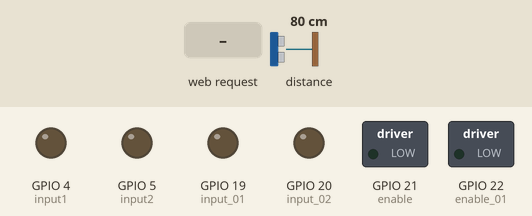
A sketch run on a simulated ESP32. Parts: switched loads named in the sketch (green lamp = pin HIGH), output pins drawn as LEDs (lit = HIGH). The inputs (shaded band) are chosen by the test bench; at power-on: distance to the obstacle 80 cm. What the sketch prints to the serial monitor is not drawn.

Above: at 4.2 s.
4.3 s: HTTP request GET /forward received
At 5.2 s:
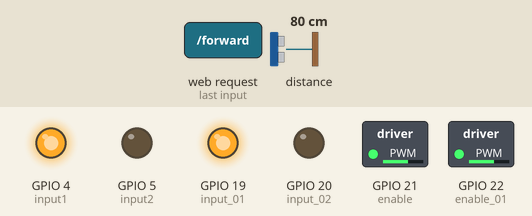
5.8 s: HTTP request GET /backward received
At 6.6 s:
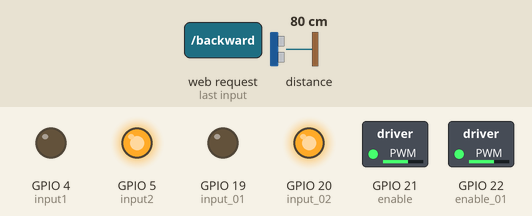
7.3 s: HTTP request GET /right received
At 8.3 s:
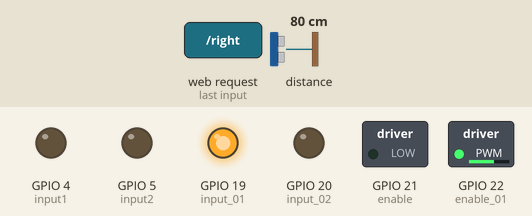
8.8 s: HTTP request GET /left received
At 10.1 s:
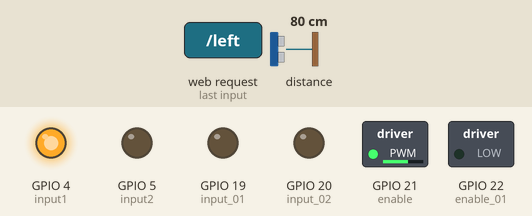
Timing chart, 0 to 11.3 s (numbered marks = the images above; inputs shaded):
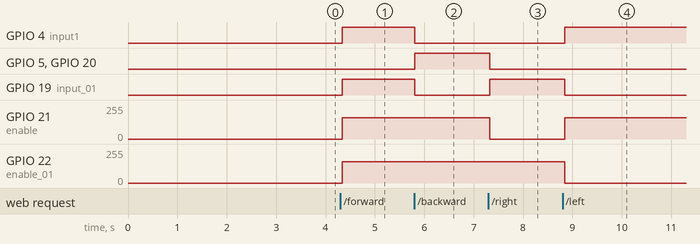

Measured:
- after the input at 4.3 s, GPIO 4 (input1), GPIO 19 (input_01): LOW → HIGH at once; GPIO 21 (enable), GPIO 22 (enable_01): 0/255 → 159/255 at once
- after the input at 5.8 s, GPIO 4 (input1), GPIO 19 (input_01): HIGH → LOW at once; GPIO 5 (input2), GPIO 20 (input_02): LOW → HIGH at once
- after the input at 7.3 s, GPIO 5 (input2), GPIO 20 (input_02): HIGH → LOW at once; GPIO 19 (input_01): LOW → HIGH at once; GPIO 21 (enable): 159/255 → 0/255 at once
- after the input at 8.8 s, GPIO 4 (input1): LOW → HIGH at once; GPIO 19 (input_01): HIGH → LOW at once; GPIO 21 (enable): 0/255 → 159/255 at once; GPIO 22 (enable_01): 159/255 → 0/255 at once

The sketch:

smart_car.ino
```cpp
#include <WiFi.h>
#include <WebServer.h>


// ===== MOTOR KANAN A =====
int enable = 21;
int input1 = 4;
int input2 = 5;


// ===== MOTOR KIRI B =====
int enable_01 = 22;
int input_01 = 19;
int input_02 = 20;


// ===== PWM =====
#define PWM_FREQ 1000
#define PWM_RES 8


// ===== SENSOR JARAK =====
#include <Wire.h>
#include <VL53L0X.h>


VL53L0X sensor;
int jarak_cm = 0;


// ===== WIFI =====
const char* ssid = "ESP32_ROBOT";
const char* password = "12345678";
WebServer server(80);


// ===== GEAR SYSTEM =====
int gear = 3;
int currentSpeed = 150;  // default gear


// =============================
// UPDATE SPEED BERDASARKAN GEAR
// =============================
void updateSpeed() {
  switch (gear) {
    case 1: currentSpeed = 100; break;
    case 2: currentSpeed = 130; break;
    case 3: currentSpeed = 160; break;
    case 4: currentSpeed = 190; break;
    case 5: currentSpeed = 220; break;
    case 6: currentSpeed = 255; break;
  }


  Serial.print("Gear: ");
  Serial.print(gear);
  Serial.print(" | Speed: ");
  Serial.println(currentSpeed);
}


void setup() {


  Serial.begin(115200);
  delay(3000);


  Wire.begin(15, 18);
  sensor.setTimeout(500);


  if (!sensor.init()) {
    Serial.println("VL53L0X tidak terdeteksi");
    while (1)
      ;
  }


  sensor.startContinuous();


  WiFi.softAP(ssid, password);
  Serial.println("Access Point Started");
  Serial.println(WiFi.softAPIP());


  // ===== GERAK =====
  server.on("/forward", []() {
    // CEK SENSOR
    if (jarak_cm < 7 && jarak_cm > 0) {
      stopMotor();
      server.send(200, "text/plain", "Terlalu Dekat! Tidak Bisa Forward");
    } else {
      maju(currentSpeed);
      server.send(200, "text/plain", "Moving Forward");
    }
  });


  server.on("/backward", []() {
    mundur(currentSpeed);
    server.send(200, "text/plain", "Moving Backward");
  });


  server.on("/stop", []() {
    stopMotor();
    server.send(200, "text/plain", "Stopped");
  });


  server.on("/right", []() {
    belok_kanan(currentSpeed);
    server.send(200, "text/plain", "Turning Right");
  });


  server.on("/left", []() {
    digitalWrite(input1, HIGH);
    digitalWrite(input2, LOW);


    digitalWrite(input_01, LOW);
    digitalWrite(input_02, LOW);


    ledcWrite(enable, currentSpeed);
    ledcWrite(enable_01, 0);


    server.send(200, "text/plain", "Turning Left");
  });


  // ===== GEAR 1–6 =====
  server.on("/gear1", []() {
    gear = 1;
    updateSpeed();
    server.send(200, "text/plain", "Gear 1");
  });
  server.on("/gear2", []() {
    gear = 2;
    updateSpeed();
    server.send(200, "text/plain", "Gear 2");
  });
  server.on("/gear3", []() {
    gear = 3;
    updateSpeed();
    server.send(200, "text/plain", "Gear 3");
  });
  server.on("/gear4", []() {
    gear = 4;
    updateSpeed();
    server.send(200, "text/plain", "Gear 4");
  });
  server.on("/gear5", []() {
    gear = 5;
    updateSpeed();
    server.send(200, "text/plain", "Gear 5");
  });
  server.on("/gear6", []() {
    gear = 6;
    updateSpeed();
    server.send(200, "text/plain", "Gear 6");
  });


  server.begin();


  pinMode(input1, OUTPUT);
  pinMode(input2, OUTPUT);
  pinMode(input_01, OUTPUT);
  pinMode(input_02, OUTPUT);


  ledcAttach(enable, PWM_FREQ, PWM_RES);
  ledcAttach(enable_01, PWM_FREQ, PWM_RES);


  updateSpeed();
}


void loop() {


  int jarak_mm = sensor.readRangeContinuousMillimeters();
  jarak_cm = jarak_mm / 10;


  server.handleClient();


  if (!sensor.timeoutOccurred()) {
    Serial.print("Jarak: ");
    Serial.print(jarak_cm);
    Serial.println(" cm");
  }


  delay(10);
}


// =============================
// ===== MOTOR FUNCTIONS ======
// =============================


void maju(int speed) {


  digitalWrite(input_01, HIGH);
  digitalWrite(input_02, LOW);


  digitalWrite(input1, HIGH);
  digitalWrite(input2, LOW);


  ledcWrite(enable_01, speed);
  ledcWrite(enable, speed);
}


void mundur(int speed) {


  digitalWrite(input1, LOW);
  digitalWrite(input2, HIGH);


  digitalWrite(input_01, LOW);
  digitalWrite(input_02, HIGH);


  ledcWrite(enable, speed);
  ledcWrite(enable_01, speed);
}


void stopMotor() {


  ledcWrite(enable_01, 0);
  ledcWrite(enable, 0);


  digitalWrite(input1, LOW);
  digitalWrite(input2, LOW);


  digitalWrite(input_01, LOW);
  digitalWrite(input_02, LOW);
}


void belok_kanan(int speed) {


  digitalWrite(input_01, HIGH);
  digitalWrite(input_02, LOW);


  digitalWrite(input1, LOW);
  digitalWrite(input2, LOW);


  ledcWrite(enable_01, speed);
  ledcWrite(enable, 0);
}
```
